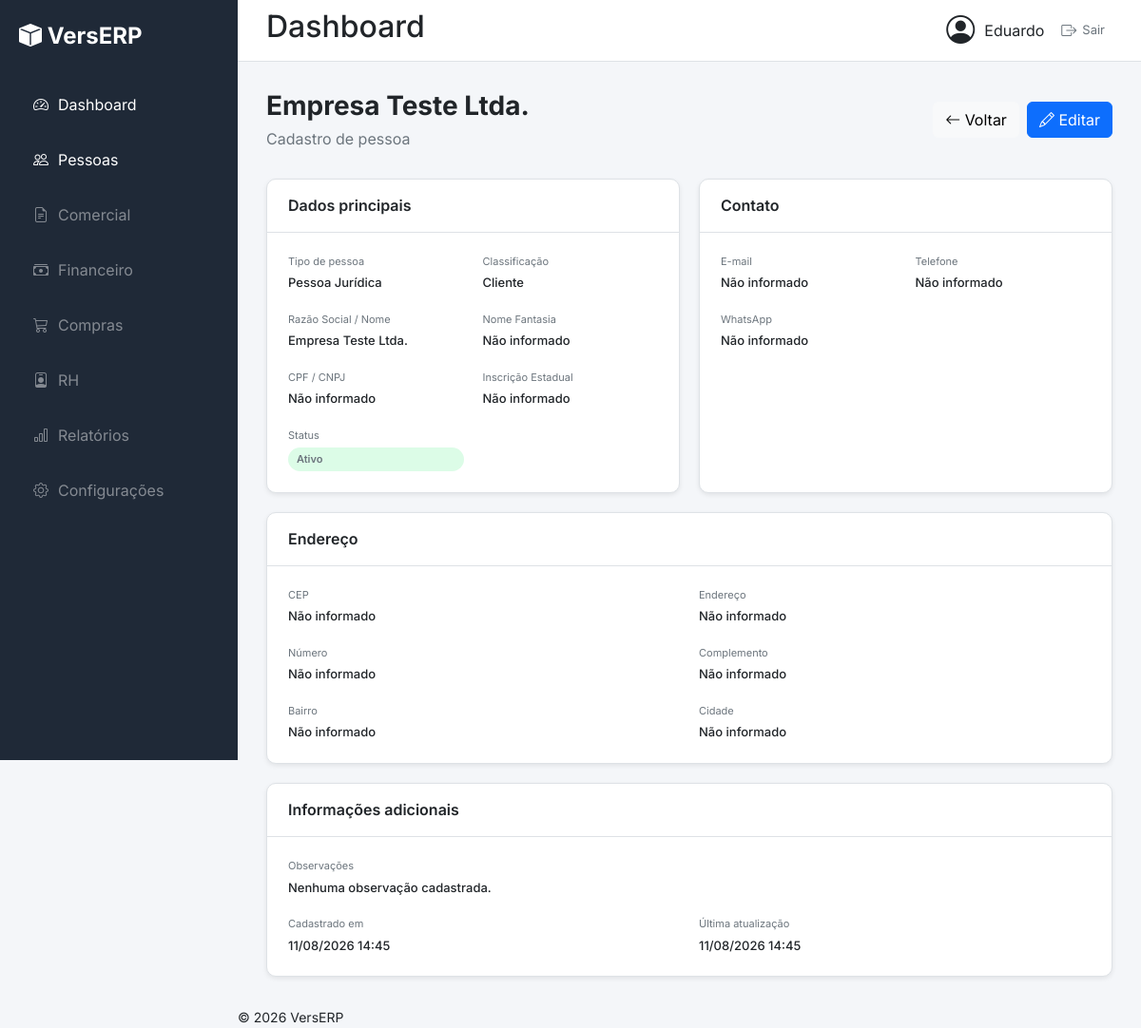
Page /pessoas/2/ (signed in) on the earlier database version.
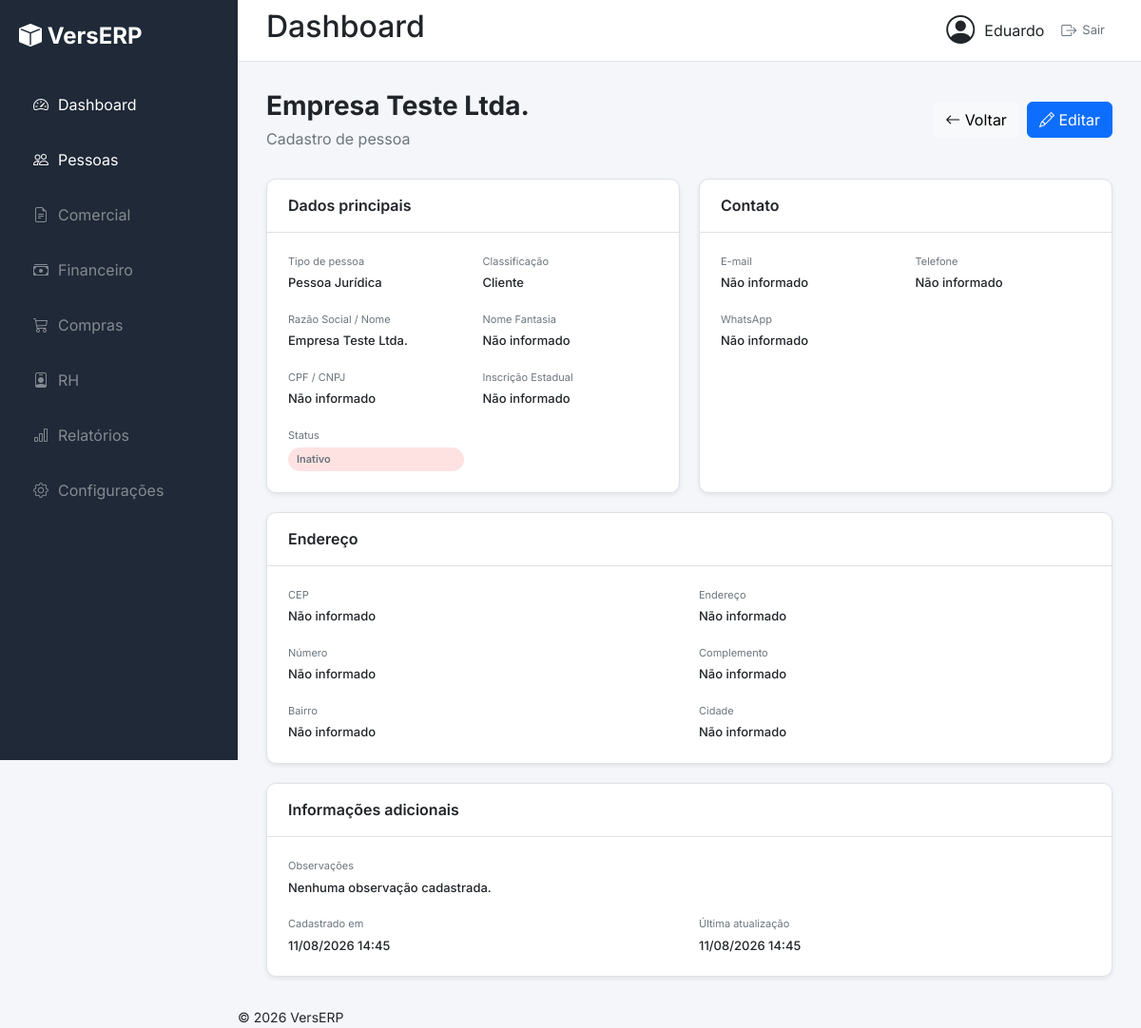
Same page on the later database version.
### pessoas/views.py (the view)
@login_required
@permission_required("pessoas.view_pessoa", raise_exception=True)
def detalhe_pessoa(request, pk):
    pessoa = get_object_or_404(Pessoa, pk=pk)
    contexto = {
        "pessoa": pessoa,
    }
    return render(
        request,
        "pessoas/detalhe.html",
        contexto,
    )

### templates/pessoas/detalhe.html (shortened to what the changed rows need)
{% extends "base.html" %}
{% block content %}
<div class="page-header">
    <div>
        <h1>{{ pessoa.razao_social }}</h1>
    </div>
</div>
<div class="detail-grid">
    <section class="detail-card">
        <div class="detail-card-header">
            <h2>Dados principais</h2>
        </div>
        <div class="detail-card-body">
            <div class="detail-item">
                <span>Status</span>
                {% if pessoa.ativo %}
                    <span class="status-badge status-active">
                        Ativo
                    </span>
                {% else %}
                    <span class="status-badge status-inactive">
                        Inativo
                    </span>
                {% endif %}
            </div>
        </div>
    </section>
    <section class="detail-card">
        <div class="detail-card-header">
            <h2>Contato</h2>
        </div>
    </section>
    <section class="detail-card detail-card-full">
        <div class="detail-card-header">
            <h2>Endereço</h2>
        </div>
    </section>
    <section class="detail-card detail-card-full">
        <div class="detail-card-header">
            <h2>Informações adicionais</h2>
        </div>
    </section>
</div>
{% endblock %}

Differences in the rows shown:
changed Pessoa "Empresa Teste Ltda.": ativo True → False (drawn)
Other differences:
text no longer shown: "Ativo"
text now shown: "Inativo"
